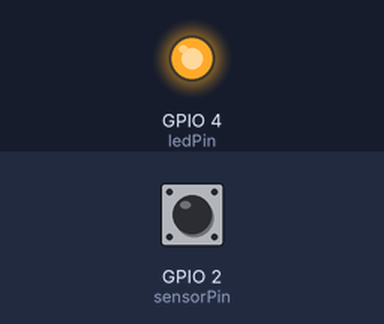
The sketch below on a simulated ESP32. Parts: output pins drawn as LEDs (lit = HIGH). The test bench sets the inputs (shaded band); at power-on: GPIO 2 (sensorPin) HIGH. WiFi joins after 1.5 s; servers stay silent unless stated; uploads are accepted with an empty reply; the camera gives no picture; what the sketch prints to the serial monitor is not drawn.

Above: at 3.0 s.
3.1 s: GPIO 2 (sensorPin) driven LOW
At 3.9 s:
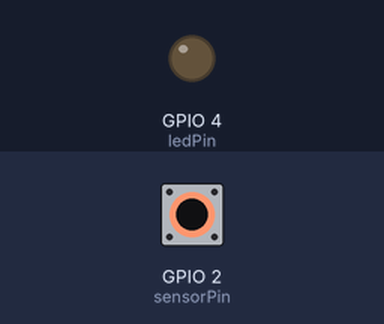
4.6 s: GPIO 2 (sensorPin) driven HIGH
At 5.0 s:
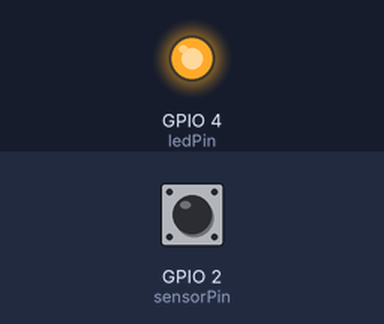
7.6 s: GPIO 2 (sensorPin) pulsed LOW 2 times (0.12 s each, 0.3 s apart)
At 8.5 s:
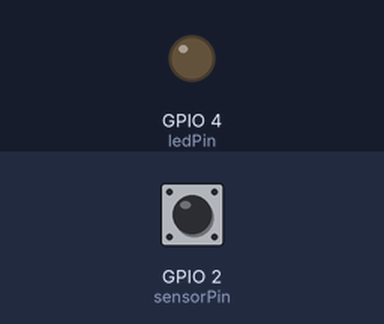
11.2 s: GPIO 2 (sensorPin) pulsed LOW 5 times (0.12 s each, 0.3 s apart)
At 12.9 s:
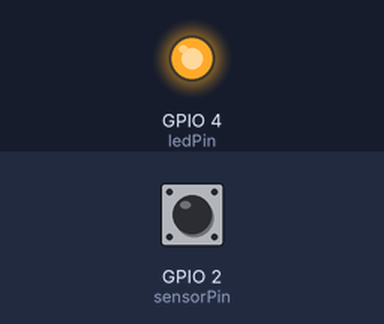
Timing chart, 0 to 14.4 s (numbered marks = the images above; inputs shaded):
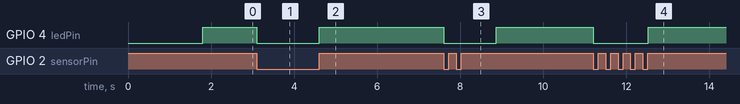

The sketch:

sketch_jul22CamaraLocal.ino
```cpp
#include <WiFi.h>
#include "esp_camera.h"
#include <HTTPClient.h>

// Credenciales WiFi
const char* ssid = "Azalia";
const char* password = "queonda123";

const char* serverName = "http://192.168.196.108:5000/upload";


#define CAMERA_MODEL_AI_THINKER


const int sensorPin = 2;
const int ledPin = 4;

bool wasDoorOpen = false;

void setup() {
  Serial.begin(115200);
  WiFi.begin(ssid, password);

  // Espera a que se conecte a la red WiFi
  while (WiFi.status() != WL_CONNECTED) {
    delay(500);
    Serial.print(".");
  }
  Serial.println("Conectado a WiFi");

  setupCamera();

  pinMode(sensorPin, INPUT_PULLUP); // Configura el pin del sensor como entrada con resistencia de pull-up interna
  pinMode(ledPin, OUTPUT);         // Configura el pin del LED como salida
}

void loop() {
  int sensorState = digitalRead(sensorPin); // Lee el estado del pin del sensor

  Serial.print("Estado del sensor: ");
  Serial.println(sensorState); // Imprime el valor del sensor para depuración

  if (sensorState == LOW) { // Si el sensor está activado (puerta abierta)
    digitalWrite(ledPin, LOW); // Apaga el LED
    if (!wasDoorOpen) { // Solo captura la imagen si el estado anterior era cerrado
      Serial.println("Puerta Abierta");
      captureAndSendImage(); // Captura y envía la imagen
      wasDoorOpen = true; // Actualiza el estado de la puerta
    }
  } else {
    digitalWrite(ledPin, HIGH); // Enciende el LED
    if (wasDoorOpen) { // Solo actualiza el estado si la puerta estaba abierta
      Serial.println("Puerta Cerrada");
      wasDoorOpen = false; // Actualiza el estado de la puerta
    }
  }
}

void captureAndSendImage() {
  Serial.println("Capturando imagen...");
  camera_fb_t *fb = esp_camera_fb_get();
  if (!fb) {
    Serial.println("Error al capturar la imagen");
    return;
  }

  if (WiFi.status() == WL_CONNECTED) {
    HTTPClient http;

    String boundary = "----WebKitFormBoundary7MA4YWxkTrZu0gW"; // Se puede generar un valor único
    String contentType = "multipart/form-data; boundary=" + boundary;


    String postData = "--" + boundary + "\r\n";
    postData += "Content-Disposition: form-data; name=\"file\"; filename=\"captured_image.jpg\"\r\n";
    postData += "Content-Type: image/jpeg\r\n\r\n";
    String endData = "\r\n--" + boundary + "--\r\n";

    int postDataLength = postData.length() + fb->len + endData.length();

    http.begin(serverName);
    http.addHeader("Content-Type", contentType);
    http.addHeader("Content-Length", String(postDataLength));

    // Crear buffer para la solicitud POST
    uint8_t* buffer = new uint8_t[postDataLength];
    memcpy(buffer, postData.c_str(), postData.length());
    memcpy(buffer + postData.length(), fb->buf, fb->len);
    memcpy(buffer + postData.length() + fb->len, endData.c_str(), endData.length());

    int httpResponseCode = http.sendRequest("POST", buffer, postDataLength);

    delete[] buffer;

    if (httpResponseCode > 0) {
      Serial.println("Foto enviada con éxito");
    } else {
      Serial.printf("Error al enviar la foto. Código de respuesta: %d\n", httpResponseCode);
    }

    http.end();
  } else {
    Serial.println("No conectado a WiFi");
  }

  esp_camera_fb_return(fb);

  delay(1000);
}

void setupCamera() {
  camera_config_t config;
  config.ledc_channel = LEDC_CHANNEL_0;
  config.ledc_timer = LEDC_TIMER_0;
  config.pin_d0 = 5;
  config.pin_d1 = 18;
  config.pin_d2 = 19;
  config.pin_d3 = 21;
  config.pin_d4 = 36;
  config.pin_d5 = 39;
  config.pin_d6 = 34;
  config.pin_d7 = 35;
  config.pin_xclk = 0;
  config.pin_pclk = 22;
  config.pin_vsync = 25;
  config.pin_href = 23;
  config.pin_sccb_sda = 26;
  config.pin_sccb_scl = 27;
  config.pin_pwdn = 32;
  config.pin_reset = -1;
  config.xclk_freq_hz = 20000000;
  config.frame_size = FRAMESIZE_SVGA;
  config.pixel_format = PIXFORMAT_JPEG;
  config.grab_mode = CAMERA_GRAB_LATEST;
  config.fb_location = CAMERA_FB_IN_DRAM;
  config.jpeg_quality = 12;
  config.fb_count = 1;

  esp_err_t err = esp_camera_init(&config);
  if (err != ESP_OK) {
    Serial.printf("Error al iniciar la cámara: 0x%x\n", err);
    return;
  }
}
```

Measured:
- after the input at 3.1 s, GPIO 4 (ledPin): HIGH → LOW at once
- after the input at 4.6 s, GPIO 4 (ledPin): LOW → HIGH at once
- after the input at 7.6 s, GPIO 4 (ledPin): HIGH → LOW at once, → HIGH 1.3 s later
- after the input at 11.2 s, GPIO 4 (ledPin): HIGH → LOW at once, → HIGH 1.3 s later
